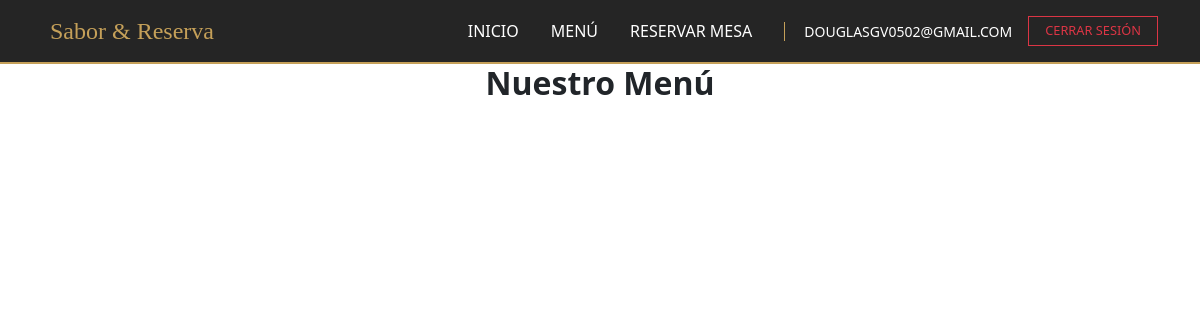
Page /client/cliente/views/menu.php (signed in) on the earlier database version.
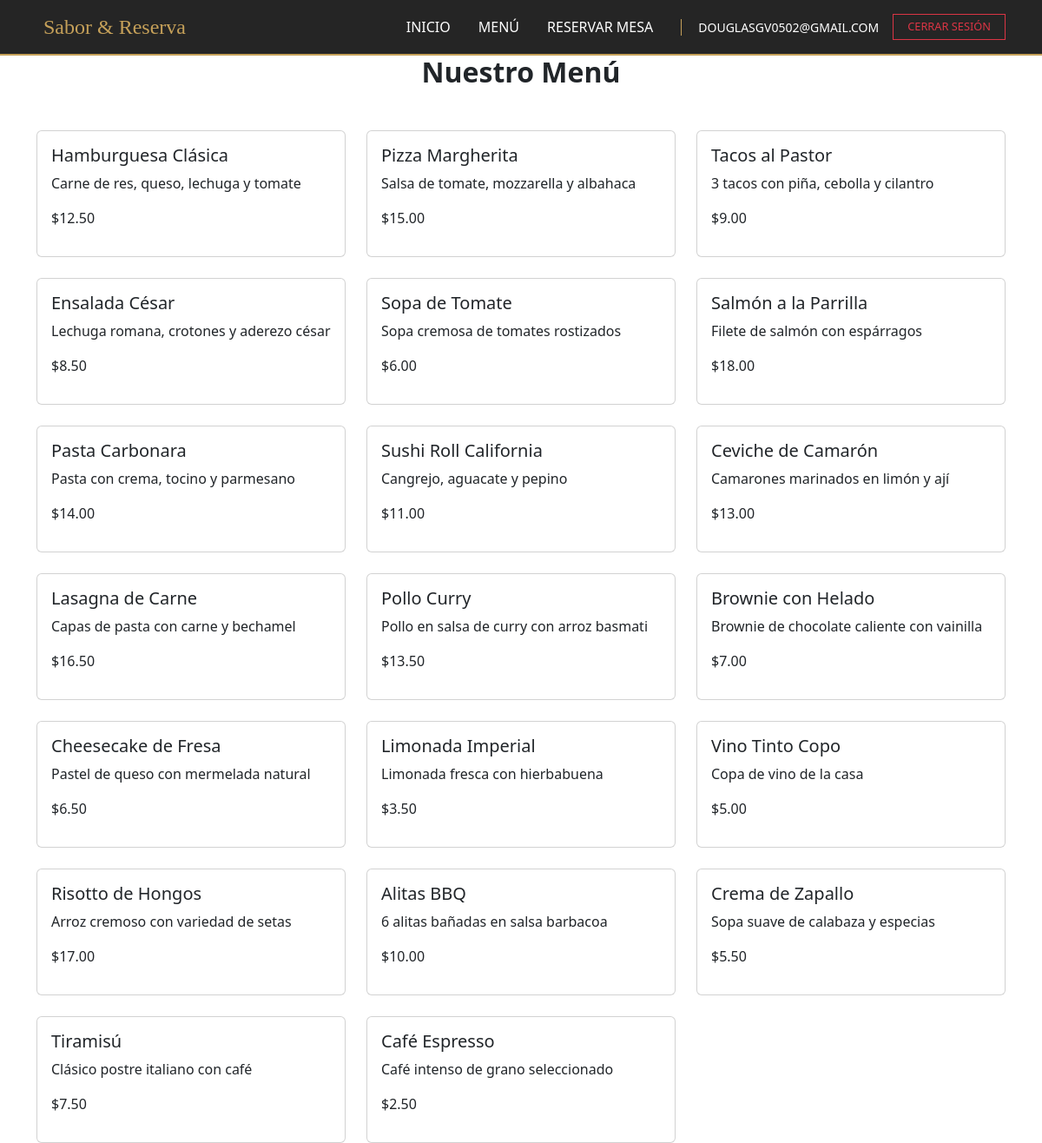
Same page on the later database version.
### tables this page shows
CREATE TABLE `menu` (
  `id_comida` int(11) NOT NULL,
  `nombre_comida` varchar(100) NOT NULL,
  `tipo` varchar(100) NOT NULL,
  `categoria` varchar(50) DEFAULT NULL,
  `precio` decimal(10,2) NOT NULL,
  `descripcion` text DEFAULT NULL,
  `disponible` tinyint(1) DEFAULT 1
);

### client/cliente/layouts/verificacion.php (called while the page is built, shortened)
<?php
    require_once __DIR__ . '/../../../app/config.php';
    if (!isset($_SESSION['sesion'])) {
        $_SESSION['mensaje'] = "Debes iniciar sesión para acceder al área de clientes";
        $_SESSION['icon_mensaje'] = "warning";
        header('Location: ' . $URL . '/login.php');
        exit();
    } else {
        $usuario_sesion = $_SESSION['sesion'];
    }
?>

### app/config.php (called while the page is built, shortened)
<?php
    $URL = "http://localhost/restaurante";
?>

### client/cliente/views/menu.php (the view)
<?php include '../layouts/verificacion.php'; ?>
<?php include '../layouts/parte1.php'; ?>
<?php include '../layouts/nav.php'; ?>
<section class="section-padding">
    <div class="container">
        <div class="section-title text-center mb-5">
            <h2 class="fw-bold">Nuestro Menú</h2>
        </div>
        <div class="row g-4">
            <?php
                $sql = "SELECT * FROM menu WHERE disponible = 1";
                $query = $pdo->prepare($sql);
                $query->execute();
                $platos = $query->fetchAll(PDO::FETCH_ASSOC);
                foreach ($platos as $plato) {
            ?>
            <div class="col-md-6 col-lg-4">
                <div class="card card-menu h-100">
                    <div class="card-body">
                        <h5 class="card-title"><?php echo $plato['nombre_comida']; ?></h5>
                        <p class="card-text"><?php echo $plato['descripcion']; ?></p>
                        <p class="price">$<?php echo number_format($plato['precio'], 2); ?></p>
                    </div>
                </div>
            </div>
            <?php } ?>
        </div>
    </div>
</section>
<?php include '../layouts/parte2.php'; ?>

### client/cliente/layouts/parte1.php (shortened to what this page needs)
<?php
    include '../layouts/verificacion.php';
?>
<!DOCTYPE html>
<html lang="en">
<head>
    <link href="https://cdn.jsdelivr.net/npm/bootstrap@5.3.0/dist/css/bootstrap.min.css" rel="stylesheet">
</head>
<body>

### client/cliente/layouts/nav.php (shortened to what this page needs)
<nav class="navbar navbar-expand-lg sticky-top" style="background-color: rgba(26, 26, 26, 0.95); border-bottom: 2px solid #c5a059;">
    <div class="container">
        <a class="navbar-brand" href="index.php" style="font-family: 'Playfair Display', serif; color: #c5a059 !important; font-size: 1.5rem;">
            <i class="bi bi-egg-fried me-2"></i> <?php echo APP_NAME; ?>
        </a>
        <div class="collapse navbar-collapse" id="navbarNav">
            <ul class="navbar-nav ms-auto align-items-center">
                <li class="nav-item">
                    <a class="nav-link text-white text-uppercase small px-3" href="index.php">Inicio</a>
                </li>
                <li class="nav-item">
                    <a class="nav-link text-white text-uppercase small px-3" href="../views/menu.php">Menú</a>
                </li>
                <li class="nav-item">
                    <a class="nav-link text-white text-uppercase small px-3" href="../views/reservar.php">Reservar Mesa</a>
                </li>
                <?php if (isset($usuario_sesion)): ?>
                    <li class="nav-item ms-lg-3">
                        <span class="text-white small text-uppercase" style="border-left: 1px solid #c5a059; padding-left: 15px;">
                            <?php echo $usuario_sesion; ?>
                        </span>
                    </li>
                    <li class="nav-item ms-lg-3">
                        <a class="btn btn-outline-danger btn-sm px-3" href="<?php echo $URL; ?>/app/controllers/controllers_cliente/logout.php" style="border-radius: 0; font-size: 0.8rem; border-color: #dc3545; color: #dc3545;">
                            CERRAR SESIÓN
                        </a>
                    </li>
                <?php endif; ?>
            </ul>
        </div>
    </div>
</nav>

### client/cliente/layouts/parte2.php (shortened to what this page needs)
</body>
</html>

Differences in the rows shown:
added menu: nombre_comida "Hamburguesa Clásica", descripcion "Carne de res, queso, lechuga y tomate", precio "12.50"
added menu: nombre_comida "Pizza Margherita", descripcion "Salsa de tomate, mozzarella y albahaca", precio "15.00"
added menu: nombre_comida "Tacos al Pastor", descripcion "3 tacos con piña, cebolla y cilantro", precio "9.00"
added menu: nombre_comida "Ensalada César", descripcion "Lechuga romana, crotones y aderezo césar", precio "8.50"
added menu: nombre_comida "Sopa de Tomate", descripcion "Sopa cremosa de tomates rostizados", precio "6.00"
added menu: nombre_comida "Salmón a la Parrilla", descripcion "Filete de salmón con espárragos", precio "18.00"
added menu: nombre_comida "Pasta Carbonara", descripcion "Pasta con crema, tocino y parmesano", precio "14.00"
added menu: nombre_comida "Sushi Roll California", descripcion "Cangrejo, aguacate y pepino", precio "11.00"
added menu: nombre_comida "Ceviche de Camarón", descripcion "Camarones marinados en limón y ají", precio "13.00"
added menu: nombre_comida "Lasagna de Carne", descripcion "Capas de pasta con carne y bechamel", precio "16.50"
added menu: nombre_comida "Pollo Curry", descripcion "Pollo en salsa de curry con arroz basmati", precio "13.50"
added menu: nombre_comida "Brownie con Helado", descripcion "Brownie de chocolate caliente con vainilla", precio "7.00"
added menu: nombre_comida "Cheesecake de Fresa", descripcion "Pastel de queso con mermelada natural", precio "6.50"
added menu: nombre_comida "Limonada Imperial", descripcion "Limonada fresca con hierbabuena", precio "3.50"
added menu: nombre_comida "Vino Tinto Copo", descripcion "Copa de vino de la casa", precio "5.00"
added menu: nombre_comida "Risotto de Hongos", descripcion "Arroz cremoso con variedad de setas", precio "17.00"
added menu: nombre_comida "Alitas BBQ", descripcion "6 alitas bañadas en salsa barbacoa", precio "10.00"
added menu: nombre_comida "Crema de Zapallo", descripcion "Sopa suave de calabaza y especias", precio "5.50"
added menu: nombre_comida "Tiramisú", descripcion "Clásico postre italiano con café", precio "7.50"
added menu: nombre_comida "Café Espresso", descripcion "Café intenso de grano seleccionado", precio "2.50"
